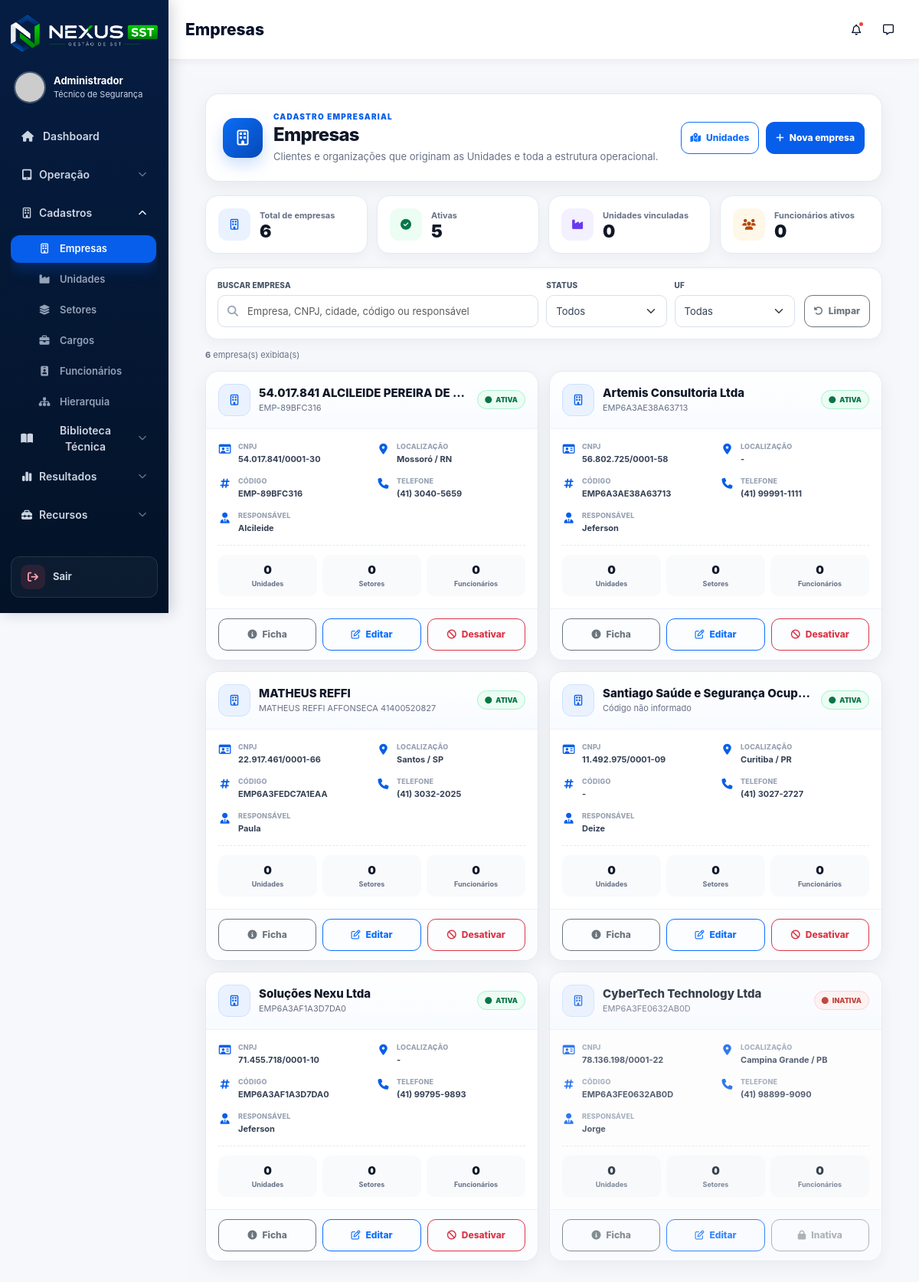
Page /nexus_sst/public/empresas (signed in) on the committed database.
### tables this page shows
CREATE TABLE `empresas` (
  `id` int NOT NULL AUTO_INCREMENT,
  `codigo` varchar(30) DEFAULT NULL,
  `codigo_externo` varchar(50) DEFAULT NULL,
  `razao_social` varchar(200) NOT NULL,
  `nome_fantasia` varchar(200) DEFAULT NULL,
  `cnpj` varchar(20) DEFAULT NULL,
  `inscricao_estadual` varchar(50) DEFAULT NULL,
  `cnae` varchar(30) DEFAULT NULL,
  `descricao_cnae` varchar(255) DEFAULT NULL,
  `grau_risco` varchar(10) DEFAULT NULL,
  `quantidade_funcionarios` int DEFAULT NULL,
  `telefone` varchar(30) DEFAULT NULL,
  `email` varchar(150) DEFAULT NULL,
  `responsavel` varchar(150) DEFAULT NULL,
  `cargo_responsavel` varchar(150) DEFAULT NULL,
  `contato_responsavel` varchar(100) DEFAULT NULL,
  `endereco` text,
  `cidade` varchar(100) DEFAULT NULL,
  `estado` varchar(2) DEFAULT NULL,
  `cep` varchar(20) DEFAULT NULL,
  `logradouro` varchar(200) DEFAULT NULL,
  `numero` varchar(20) DEFAULT NULL,
  `complemento` varchar(100) DEFAULT NULL,
  `bairro` varchar(100) DEFAULT NULL,
  `tecnico_responsavel` varchar(150) DEFAULT NULL,
  `supervisor_responsavel` varchar(150) DEFAULT NULL,
  `periodicidade_visitas` varchar(50) DEFAULT NULL,
  `observacoes` text,
  `ativo` tinyint(1) DEFAULT '1',
  `criado_em` timestamp NULL DEFAULT CURRENT_TIMESTAMP,
  `atualizado_em` timestamp NULL DEFAULT CURRENT_TIMESTAMP ON UPDATE CURRENT_TIMESTAMP,
  PRIMARY KEY (`id`),
  UNIQUE KEY `uk_empresa_cnpj` (`cnpj`),
  UNIQUE KEY `uk_empresa_codigo` (`codigo`)
);

### core/Controller.php (called while the page is built, shortened)
<?php
class Controller
{
    public function view($view, $data = [])
    {
        extract($data);
        $viewPath = dirname(__DIR__) . "/app/views/{$view}.php";
        require_once $viewPath;
    }
}

### app/controllers/EmpresasController.php (called while the page is built, shortened)
<?php
class EmpresasController extends AuthController
{
    private Empresa $empresaModel;
    public function __construct()
    {
        require_once __DIR__ . '/../models/Empresa.php';
        $this->empresaModel = new Empresa();
    }
    public function index(): void
    {
        $this->view('empresas/index', [
            'empresas' => $this->empresaModel->listar(),
        ]);
    }
}

### core/Router.php (called while the page is built, shortened)
<?php
class Router
{
    private array $routes = [];
    private function add(string $httpMethod, string $uri, string $controller, string $method): void
    {
        $uri = '/' . trim($uri, '/');
        $this->routes[$httpMethod][$uri] = [
            'controller' => $controller,
            'method' => $method
        ];
    }
    public function dispatch(): void
    {
        $httpMethod = strtoupper($_SERVER['REQUEST_METHOD'] ?? 'GET');
        $requestUri = $_SERVER['REQUEST_URI'] ?? '/';
        $requestPath = parse_url($requestUri, PHP_URL_PATH) ?: '/';
        $route = $this->normalizeRequestPath($requestPath);
        $routes = $this->routes[$httpMethod] ?? [];
        $match = $this->matchRoute($routes, $route);
        $methodName = $match['method'];
        $params = $match['params'];
        $controller = new $controllerName();
        $controller->$methodName(...$params);
    }
    private function normalizeRequestPath(string $requestPath): string
    {
        $route = '/' . ltrim($requestPath, '/');
        $basePaths = [];
        if (defined('BASE_URL')) {
            $configuredBasePath = parse_url((string) BASE_URL, PHP_URL_PATH);
            if (is_string($configuredBasePath) && $configuredBasePath !== '') {
                $basePaths[] = '/' . trim($configuredBasePath, '/');
            }
        }
        $basePaths = array_values(array_unique(array_filter($basePaths)));
        usort($basePaths, static fn(string $a, string $b): int => strlen($b) <=> strlen($a));
        foreach ($basePaths as $basePath) {
            if (str_starts_with($route, $basePath . '/')) {
                $route = substr($route, strlen($basePath));
                break;
            }
        }
        $route = '/' . trim($route, '/');
        return $route === '//' ? '/' : $route;
    }
    private function matchRoute(array $routes, string $route): ?array
    {
        if (isset($routes[$route])) {
            return [
                'controller' => $routes[$route]['controller'],
                'method' => $routes[$route]['method'],
                'params' => []
            ];
        }
        return null;
    }
}

### public/index.php (called while the page is built, shortened)
<?php
$router = new Router();
$router->dispatch();

### app/models/Empresa.php (called while the page is built, shortened)
<?php
require_once __DIR__ . '/../../core/Database.php';
class Empresa
{
    private PDO $db;
    public function __construct()
    {
        $database = new Database();
        $this->db = $database->getConnection();
    }
    public function listar(): array
    {
        $stmt = $this->db->prepare("
            SELECT
                e.*,
                COALESCE(u.total_unidades, 0) AS total_unidades,
                COALESCE(h.total_setores, 0) AS total_setores,
                COALESCE(h.total_cargos, 0) AS total_cargos,
                COALESCE(f.total_funcionarios_ativos, 0) AS total_funcionarios_ativos
            FROM empresas e
            LEFT JOIN (
                SELECT empresa_id, COUNT(*) AS total_unidades
                FROM unidades
                WHERE ativo = 1
                GROUP BY empresa_id
            ) u ON u.empresa_id = e.id
            LEFT JOIN (
                SELECT
                    empresa_id,
                    COUNT(DISTINCT setor_id) AS total_setores,
                    COUNT(DISTINCT cargo_id) AS total_cargos
                FROM hierarquias
                GROUP BY empresa_id
            ) h ON h.empresa_id = e.id
            LEFT JOIN (
                SELECT empresa_id, COUNT(*) AS total_funcionarios_ativos
                FROM funcionarios
                WHERE ativo = 1
                GROUP BY empresa_id
            ) f ON f.empresa_id = e.id
            ORDER BY e.ativo DESC, COALESCE(e.nome_fantasia, e.razao_social) ASC
        ");
        $stmt->execute();
        return $stmt->fetchAll(PDO::FETCH_ASSOC);
    }
}

### config/database.php (called while the page is built)
<?php
return [
    'host'     => 'localhost',
    'dbname'   => 'nexus',
    'usuario'  => 'root',
    'senha'    => 'samuel06',
    'charset'  => 'utf8mb4',
    'collation'=> 'utf8mb4_unicode_ci',
];

### core/Database.php (called while the page is built, shortened)
<?php
class Database
{
    public function __construct()
    {
        $config = require __DIR__ . '/../config/database.php';
        $host = (string)$config['host'];
        $dbname = (string)$config['dbname'];
        $usuario = (string)$config['usuario'];
        $senha = (string)$config['senha'];
        $charset = (string)($config['charset'] ?? 'utf8mb4');
        $collation = (string)($config['collation'] ?? 'utf8mb4_unicode_ci');
        $dsn = "mysql:host={$host};dbname={$dbname};charset={$charset}";
        $opcoes = [
            PDO::ATTR_ERRMODE => PDO::ERRMODE_EXCEPTION,
            PDO::ATTR_DEFAULT_FETCH_MODE => PDO::FETCH_ASSOC,
            PDO::ATTR_PERSISTENT => true,
            PDO::ATTR_EMULATE_PREPARES => false,
            PDO::MYSQL_ATTR_INIT_COMMAND => "SET NAMES {$charset} COLLATE {$collation}",
        ];
        try {
            $this->pdo = new PDO($dsn, $usuario, $senha, $opcoes);
        } catch (PDOException $e) {
            $this->erro = $e->getMessage();
            die('Erro de conexão com o banco de dados: ' . $this->erro);
        }
    }
}

### app/views/empresas/index.php (the view, shortened to what this page needs)
<?php
require_once dirname(__DIR__) . '/templates/header.php';
$empresas = $empresas ?? [];
$total = count($empresas);
$ativas = count(array_filter($empresas, static fn(array $empresa): bool => !empty($empresa['ativo'])));
$totalUnidades = array_sum(array_map(static fn(array $empresa): int => (int)($empresa['total_unidades'] ?? 0), $empresas));
$totalFuncionarios = array_sum(array_map(static fn(array $empresa): int => (int)($empresa['total_funcionarios_ativos'] ?? 0), $empresas));
$normalizar = static function (string $valor): string {
    return function_exists('mb_strtolower') ? mb_strtolower($valor, 'UTF-8') : strtolower($valor);
};
$nomeEmpresa = static function (array $empresa): string {
    return trim((string)($empresa['nome_fantasia'] ?? ''))
        ?: trim((string)($empresa['razao_social'] ?? ''))
        ?: 'Empresa sem nome';
};
?>
<div class="org-page"><div class="org-container">
    <header class="org-header">
        <div class="org-header-main"><div class="org-header-icon"><i class="fa-regular fa-building"></i></div><div class="org-header-copy"><div class="org-eyebrow">Cadastro empresarial</div><h1>Empresas</h1><p>Clientes e organizações que originam as Unidades e toda a estrutura operacional.</p></div></div>
        <div class="org-header-actions"><a href="<?= BASE_URL ?>/unidades" class="btn btn-outline-primary"><i class="fa-solid fa-map-location-dot"></i> Unidades</a><a href="<?= BASE_URL ?>/empresas/criar" class="btn btn-primary"><i class="fa-solid fa-plus"></i> Nova empresa</a></div>
    </header>
    <section class="org-kpis" aria-label="Indicadores das empresas">
        <article class="org-kpi"><div class="org-kpi-icon"><i class="fa-regular fa-building"></i></div><div><span>Total de empresas</span><strong><?= $total ?></strong></div></article>
        <article class="org-kpi org-kpi-green"><div class="org-kpi-icon"><i class="fa-solid fa-circle-check"></i></div><div><span>Ativas</span><strong><?= $ativas ?></strong></div></article>
        <article class="org-kpi org-kpi-purple"><div class="org-kpi-icon"><i class="fa-solid fa-industry"></i></div><div><span>Unidades vinculadas</span><strong><?= $totalUnidades ?></strong></div></article>
        <article class="org-kpi org-kpi-orange"><div class="org-kpi-icon"><i class="fa-solid fa-users"></i></div><div><span>Funcionários ativos</span><strong><?= $totalFuncionarios ?></strong></div></article>
    </section>
    <section class="org-toolbar">
        <div class="org-toolbar-grid">
            <div class="org-field"><label for="empresaBusca">Buscar empresa</label><div class="org-search-wrap"><i class="fa-solid fa-magnifying-glass"></i><input id="empresaBusca" class="form-control" type="search" placeholder="Empresa, CNPJ, cidade, código ou responsável" autocomplete="off"></div></div>
            <div class="org-field"><label for="empresaStatus">Status</label><select id="empresaStatus" class="form-select"><option value="">Todos</option></select></div>
            <div class="org-field"><label for="empresaUf">UF</label><select id="empresaUf" class="form-select"><option value="">Todas</option></select></div>
        </div>
        <div class="org-toolbar-actions"><button id="limparFiltrosEmpresas" type="button" class="btn btn-outline-secondary"><i class="fa-solid fa-rotate-left"></i> Limpar</button></div>
    </section>
    <div class="org-results-count"><strong id="contadorEmpresas"><?= $total ?></strong> empresa(s) exibida(s)</div>
    <?php if ($empresas): ?>
        <section class="org-grid" id="empresasGrid">
            <?php foreach ($empresas as $empresa): ?>
                <?php
                $ativa = !empty($empresa['ativo']);
                $nome = $nomeEmpresa($empresa);
                $razao = trim((string)($empresa['razao_social'] ?? ''));
                $uf = $normalizar(trim((string)($empresa['estado'] ?? '')));
                $localizacao = implode(' / ', array_filter([
                    trim((string)($empresa['cidade'] ?? '')),
                    trim((string)($empresa['estado'] ?? '')),
                ])) ?: '-';
                $textoBusca = $normalizar(implode(' ', [
                    $nome,
                    $razao,
                    $empresa['cnpj'] ?? '',
                    $empresa['codigo'] ?? '',
                    $empresa['codigo_externo'] ?? '',
                    $empresa['cidade'] ?? '',
                    $empresa['estado'] ?? '',
                    $empresa['responsavel'] ?? '',
                    $empresa['tecnico_responsavel'] ?? '',
                ]));
                ?>
                <article class="org-card <?= $ativa ? '' : 'org-card-muted' ?>" data-search="<?= htmlspecialchars($textoBusca) ?>" data-status="<?= $ativa ? 'ativo' : 'inativo' ?>" data-uf="<?= htmlspecialchars($uf) ?>">
                    <header class="org-card-header">
                        <div class="org-card-icon"><i class="fa-regular fa-building"></i></div>
                        <div class="org-card-title"><h2 title="<?= htmlspecialchars($nome) ?>"><?= htmlspecialchars($nome) ?></h2><p title="<?= htmlspecialchars($razao ?: 'Razão social não informada') ?>"><?= htmlspecialchars($razao !== '' && $razao !== $nome ? $razao : (($empresa['codigo'] ?? '') ?: 'Código não informado')) ?></p></div>
                        <span class="org-status <?= $ativa ? 'org-status-active' : 'org-status-inactive' ?>"><i class="fa-solid fa-circle"></i><?= $ativa ? 'Ativa' : 'Inativa' ?></span>
                    </header>
                    <div class="org-card-body">
                        <div class="org-info"><i class="fa-regular fa-id-card"></i><div><span>CNPJ</span><strong><?= htmlspecialchars((string)(($empresa['cnpj'] ?? '') ?: '-')) ?></strong></div></div>
                        <div class="org-info"><i class="fa-solid fa-location-dot"></i><div><span>Localização</span><strong><?= htmlspecialchars($localizacao) ?></strong></div></div>
                        <div class="org-info"><i class="fa-solid fa-hashtag"></i><div><span>Código</span><strong><?= htmlspecialchars((string)(($empresa['codigo'] ?? '') ?: '-')) ?></strong></div></div>
                        <div class="org-info"><i class="fa-solid fa-phone"></i><div><span>Telefone</span><strong><?= htmlspecialchars((string)(($empresa['telefone'] ?? '') ?: '-')) ?></strong></div></div>
                        <div class="org-info org-info-wide"><i class="fa-solid fa-user-tie"></i><div><span>Responsável</span><strong><?= htmlspecialchars((string)(($empresa['responsavel'] ?? '') ?: 'Não informado')) ?></strong></div></div>
                        <div class="org-metrics"><div class="org-metric"><strong><?= (int)($empresa['total_unidades'] ?? 0) ?></strong><span>Unidades</span></div><div class="org-metric"><strong><?= (int)($empresa['total_setores'] ?? 0) ?></strong><span>Setores</span></div><div class="org-metric"><strong><?= (int)($empresa['total_funcionarios_ativos'] ?? 0) ?></strong><span>Funcionários</span></div></div>
                    </div>
                    <footer class="org-card-actions org-card-actions-3">
                        <button type="button" class="btn btn-outline-secondary" data-bs-toggle="modal" data-bs-target="#modalEmpresa<?= (int)$empresa['id'] ?>"><i class="fa-solid fa-circle-info"></i> Ficha</button>
                        <a href="<?= BASE_URL ?>/empresas/editar/<?= (int)$empresa['id'] ?>" class="btn btn-outline-primary"><i class="fa-regular fa-pen-to-square"></i> Editar</a>
                        <?php if ($ativa): ?><a href="<?= BASE_URL ?>/empresas/excluir/<?= (int)$empresa['id'] ?>" class="btn btn-outline-danger" onclick="return confirm('Deseja desativar esta empresa? Os vínculos históricos serão preservados.')"><i class="fa-solid fa-ban"></i> Desativar</a><?php else: ?><span class="btn btn-outline-secondary disabled"><i class="fa-solid fa-lock"></i> Inativa</span><?php endif; ?>
                    </footer>
                </article>
            <?php endforeach; ?>
        </section>
    <?php endif; ?>
</div></div>
<?php require_once dirname(__DIR__) . '/templates/footer.php'; ?>

### rows in the picture
empresas: nome_fantasia "54.017.841 ALCILEIDE PEREIRA DE…", codigo "EMP-89BFC316", ativo "ATIVA", cnpj "54.017.841/0001-30", localizacao "Mossoró / RN", telefone "(41) 3040-5659", responsavel "Alcileide", total_unidades "0", total_setores "0", total_funcionarios_ativos "0"
empresas: nome_fantasia "Artemis Consultoria Ltda", codigo "EMP6A3AE38A63713", ativo "ATIVA", cnpj "56.802.725/0001-58", localizacao "-", telefone "(41) 99991-1111", responsavel "Jeferson", total_unidades "0", total_setores "0", total_funcionarios_ativos "0"
empresas: nome_fantasia "MATHEUS REFFI", razao_social "MATHEUS REFFI AFFONSECA 41400520827", ativo "ATIVA", cnpj "22.917.461/0001-66", localizacao "Santos / SP", codigo "EMP6A3FEDC7A1EAA", telefone "(41) 3032-2025", responsavel "Paula", total_unidades "0", total_setores "0", total_funcionarios_ativos "0"
empresas: nome_fantasia "Santiago Saúde e Segurança Ocup…", razao_social+nome_fantasia+codigo "Código não informado", ativo "ATIVA", cnpj "11.492.975/0001-09", localizacao "Curitiba / PR", codigo "-", telefone "(41) 3027-2727", responsavel "Deize", total_unidades "0", total_setores "0", total_funcionarios_ativos "0"
empresas: nome_fantasia "Soluções Nexu Ltda", codigo "EMP6A3AF1A3D7DA0", ativo "ATIVA", cnpj "71.455.718/0001-10", localizacao "-", telefone "(41) 99795-9893", responsavel "Jeferson", total_unidades "0", total_setores "0", total_funcionarios_ativos "0"
empresas: nome_fantasia "CyberTech Technology Ltda", codigo "EMP6A3FE0632AB0D", ativo "INATIVA", cnpj "78.136.198/0001-22", localizacao "Campina Grande / PB", telefone "(41) 98899-9090", responsavel "Jorge", total_unidades "0", total_setores "0", total_funcionarios_ativos "0"

### other values in the picture
$usuario "Administrador"
$pageTitle "Empresas"
$total "6"
$ativas "5"
$totalUnidades "0"
$totalFuncionarios "0"
